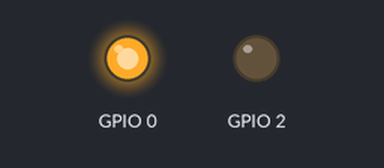
A sketch run on a simulated ESP8266 (NodeMCU). Parts: output pins drawn as LEDs (lit = HIGH). WiFi joins after 1.5 s; servers stay silent unless stated; uploads are accepted with an empty reply; what the sketch prints to the serial monitor is not drawn.

Above: at 0.2 s.
At 4.4 s:
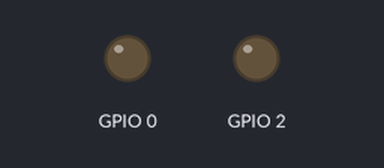
Timing chart, 0 to 5.9 s (numbered marks = the images above):
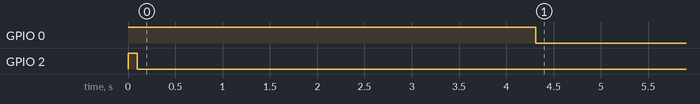

Measured:
- by itself, GPIO 0: HIGH → LOW at 4.3 s

The sketch:

Nerf.ino
```cpp
//
// posta@maurizioconti.com at School Maker Day
// FabLab Romagna A.P.S.
//
// Sabato 30 Aprile 2016 - School Maker Day - Opificio Golinelli
//
// Sulla pressione del pulsante GPIO0, attiva CH_PD e trasmette si Gweet.io

#include <ArduinoJson.h>
#include "ESP8266WiFi.h"

// WiFi parameters
const char* ssid = "IoT";
const char* password = "Prova1234";

// Variabili di appoggio
int G;
int Running = 0;

// il led
#define GizGreenLed 12  // Led verde su piattaforma Giz

// Host dweet
const char* host = "dweet.io";

void setup() {

  pinMode(0, OUTPUT);
  digitalWrite( 0, HIGH);

  // GPIO2 uscita verso Led
  pinMode(2, OUTPUT);
  digitalWrite( 2, HIGH );
  delay(100);
  digitalWrite( 2, LOW );
  delay(100);


  // Start Serial
  Serial.begin(115200);
  delay(10);


  // We start by connecting to a WiFi network
  Serial.println();
  Serial.println();
  Serial.print("Connecting to ");
  Serial.println(ssid);
  WiFi.begin(ssid, password);
  while (WiFi.status() != WL_CONNECTED) {
    delay(500);
    Serial.print(".");
  }

  Serial.println("");
  Serial.println("WiFi connected");
  Serial.println("IP address: ");
  Serial.println(WiFi.localIP());
}

void DecodificaJSon( String line )
{

  if( line.indexOf('{') == 1 ) {
    Serial.println(line);

    char json[1000];
    line.toCharArray(json, 1000, 0);

    StaticJsonBuffer<1000> jsonBuffer;
    JsonObject& root = jsonBuffer.parseObject(json);
    if (!root.success())
    {
      Serial.println("parseObject() failed");
      return;
    }

    // vedi https://dweet.io/ per la struttura della risposta
    String strG = root["with"][0]["content"]["pulsante"].asString();
    if( strG != "" )
      G = strG.toInt();
  }
  else
    Serial.print("!");
}

//
//  main loop
//
void loop() {

    // Crea la connessione
    WiFiClient client;
    const int httpPort = 80;

    //
    // Lettura dello stato dal cloud
    //
    if (!client.connect(host, httpPort)) {
      Serial.println("prima connessione fallita");
      return;
    }

    // prende l'ultimo log
    String url = String("GET /get/latest/dweet/for/SchoolMakerDayNerf") +  " HTTP/1.1\r\n" + "Host: " + host + "\r\n" + "Connection: close\r\n\r\n";

    // prende gli ultimi N log
    //String url = String("GET /get/dweets/for/SchoolMakerDayNerf") +  " HTTP/1.1\r\n" + "Host: " + host + "\r\n" + "Connection: close\r\n\r\n";

    // esegue la chiamata
    client.print(url);
    delay(20);

    // Leggi la risposta (JSON)
    String line = "";
    while(client.available()){
      line = client.readStringUntil('\r');
      DecodificaJSon( line );
    }

    //
    // Spedizione dello stato
    //
    if (!client.connect(host, httpPort)) {
      Serial.println("seconda connessione fallita");
      return;
    }

    if( G == 0 )
      G=1;
    else
      G=0;

    // Spedisci il valore sul cloud
    url = String("GET /dweet/for/SchoolMakerDayNerf?pulsante=") + String(G) +  " HTTP/1.1\r\n" + "Host: " + host + "\r\n" + "Connection: close\r\n\r\n";
    client.print( url );
    delay(50);

    // Svuota il buffer di risposta
    while(client.available()){
      String line = client.readStringUntil('\r');
    }

    // Spegni CH_PD
    digitalWrite( 0, LOW );
}
```
